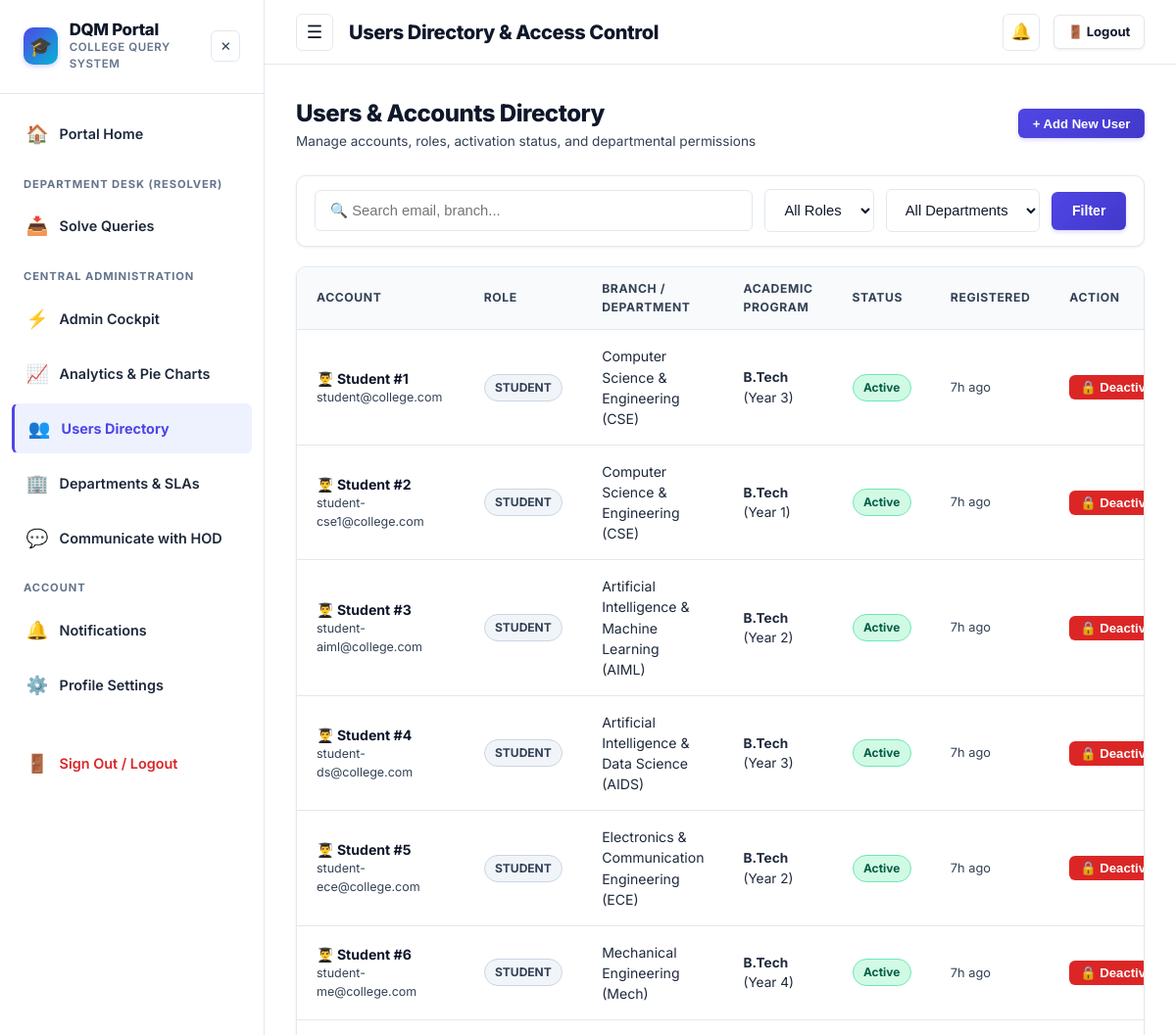
The app's page /admin/users (signed in, upper part), older data.
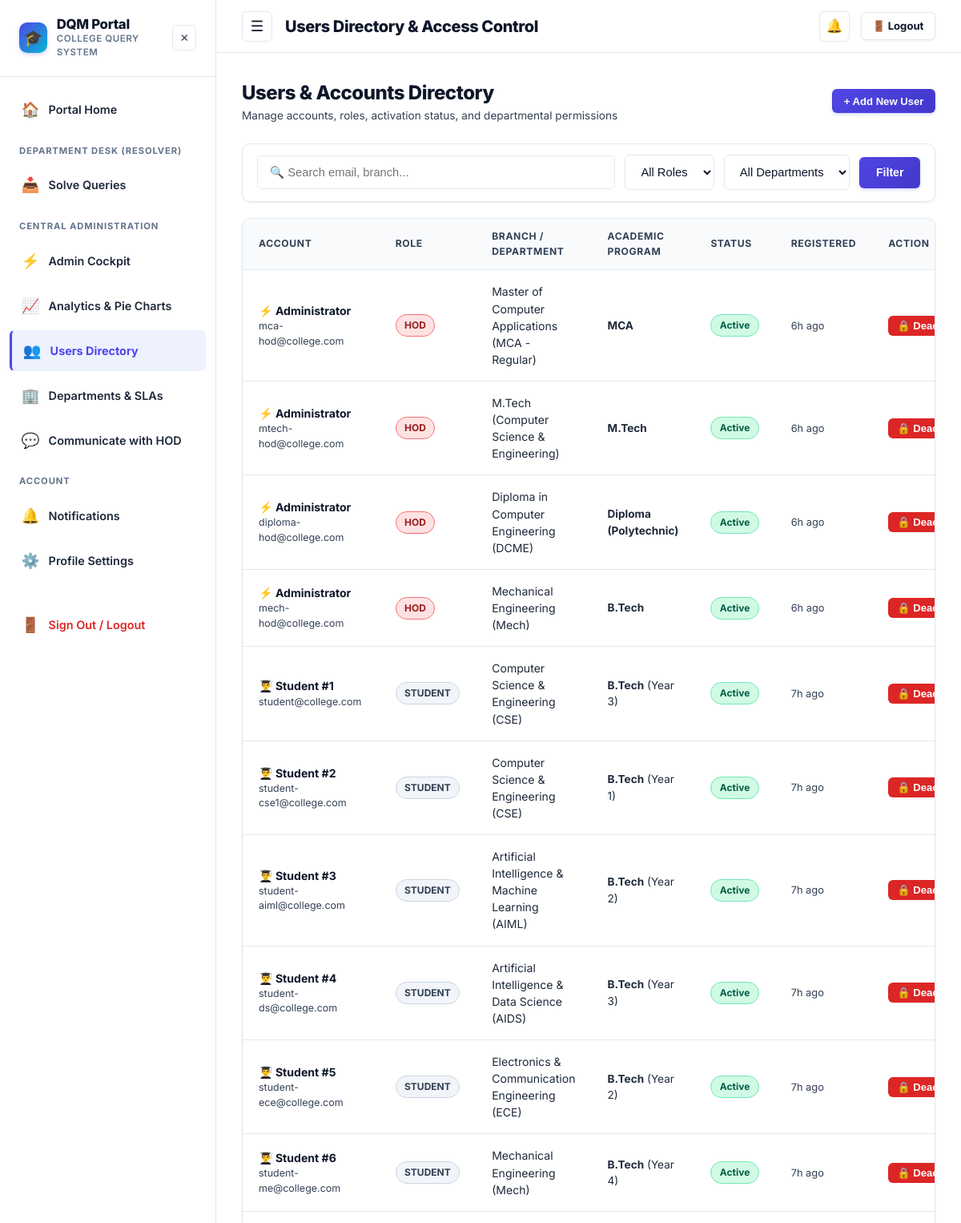
The same page, newer data.
### tables this page shows
CREATE TABLE users (
    id INTEGER PRIMARY KEY AUTOINCREMENT,
    name TEXT DEFAULT 'Anonymous User',
    email TEXT NOT NULL UNIQUE,
    password_hash TEXT NOT NULL,
    role TEXT NOT NULL DEFAULT 'student',
    level TEXT,
    department TEXT,
    course TEXT,
    year INTEGER,
    phone TEXT,
    roll_no TEXT,
    designation TEXT,
    is_active INTEGER DEFAULT 1,
    last_active_at TIMESTAMP DEFAULT CURRENT_TIMESTAMP,
    created_at TIMESTAMP DEFAULT CURRENT_TIMESTAMP
);

### app.py (the view, shortened to what this page needs)
@app.route('/admin/users', methods=['GET', 'POST'])
@login_required
@role_required(['admin'])
def admin_users():
    db = get_db()
    role_filter = request.args.get('role', '')
    dept_filter = request.args.get('department', '')
    search = request.args.get('search', '').strip()
    sql = "SELECT * FROM users WHERE 1=1"
    params = []
    if role_filter:
        sql += " AND role = ?"
        params.append(role_filter)
    if dept_filter:
        sql += " AND department = ?"
        params.append(dept_filter)
    if search:
        sql += " AND (name LIKE ? OR email LIKE ? OR roll_no LIKE ?)"
        term = f"%{search}%"
        params.extend([term, term, term])
    sql += " ORDER BY created_at DESC"
    users = db.execute(sql, params).fetchall()
    return render_template(
        'users.html',
        users=users,
        current_role=role_filter,
        current_dept=dept_filter,
        search=search
    )

### app.py (called while the page is built)
def login_required(f):
    @wraps(f)
    def decorated_function(*args, **kwargs):
        user = get_current_user()
        if not user:
            session.clear()
            flash('Please log in to access this page.', 'warning')
            return redirect(url_for('login', next=request.url))
        return f(*args, **kwargs)
    return decorated_function

def role_required(allowed_roles):
    def decorator(f):
        @wraps(f)
        def decorated_function(*args, **kwargs):
            user = get_current_user()
            if not user:
                session.clear()
                flash('Please log in to access this page.', 'warning')
                return redirect(url_for('login'))
            if user['role'] not in allowed_roles and user['role'] != 'admin':
                flash('You do not have permission to access that resource.', 'danger')
                return redirect(url_for('dashboard'))
            return f(*args, **kwargs)
        return decorated_function
    return decorator

def get_current_user():
    if 'user_id' in session:
        db = get_db()
        user = db.execute('SELECT * FROM users WHERE id = ?', (session['user_id'],)).fetchone()
        if not user or not user['is_active']:
            session.clear()
            return None
        return user
    return None

### database.py (called while the page is built)
def get_db():
    if 'db' not in g:
        g.db = sqlite3.connect(
            current_app.config['DATABASE'],
            detect_types=sqlite3.PARSE_DECLTYPES
        )
        g.db.row_factory = sqlite3.Row
        g.db.execute("PRAGMA foreign_keys = ON")
        check_and_migrate_db(g.db)
    return g.db

### templates/users.html (shortened to what this page needs)
{% extends 'base.html' %}
{% block page_title %}Users Directory & Access Control{% endblock %}
{% block content %}
<div style="max-width: 1200px; margin: 0 auto;">
  <div style="display: flex; justify-content: space-between; align-items: center; margin-bottom: 1.5rem; flex-wrap: wrap; gap: 1rem;">
    <div>
      <h1 style="font-size: 1.5rem; font-weight: 800; color: var(--text-main); margin: 0;">Users & Accounts Directory</h1>
      <p style="font-size: 0.85rem; color: var(--text-muted); margin: 0;">Manage accounts, roles, activation status, and departmental permissions</p>
    </div>
    <button type="button" class="btn btn-primary btn-sm" onclick="document.getElementById('createUserModal').style.display='block'">
      + Add New User
    </button>
  </div>
  <form method="GET" action="{{ url_for('admin_users') }}" class="filter-bar">
    <div style="flex-grow: 1; min-width: 240px;">
      <input type="text" name="search" class="form-control" placeholder="🔍 Search email, branch..." value="{{ search }}">
    </div>
    <div>
      <select name="role" class="form-control" onchange="this.form.submit()">
        <option value="">All Roles</option>
      </select>
    </div>
    <div>
      <select name="department" class="form-control" onchange="this.form.submit()">
        <option value="">All Departments</option>
      </select>
    </div>
    <button type="submit" class="btn btn-primary">Filter</button>
  </form>
  <div class="table-container">
    <table class="table">
      <thead>
        <tr>
          <th>Account</th>
          <th>Role</th>
          <th>Branch / Department</th>
          <th>Academic Program</th>
          <th>Status</th>
          <th>Registered</th>
          <th>Action</th>
        </tr>
      </thead>
      <tbody>
        {% if users %}
          {% for u in users %}
          <tr>
            <td>
              <div style="font-weight: 700; color: var(--text-main);">
                {% if u.role == 'student' %}👨‍🎓 Student #{{ u.id }}
                {% elif u.role == 'faculty' %}👩‍🏫 Faculty Member
                {% elif u.role == 'staff' %}🏢 Department Staff
                {% else %}⚡ Administrator{% endif %}
              </div>
              <div style="font-size: 0.78rem; color: var(--text-muted);">{{ u.email }}</div>
            </td>
            <td>
              <span class="badge badge-sm {% if u.role == 'student' %}badge-low{% elif u.role == 'faculty' %}badge-medium{% elif u.role == 'staff' %}badge-status-assigned{% else %}badge-urgent{% endif %}">
                {{ u.role | upper }}
              </span>
            </td>
            <td>{{ u.department or 'General Campus' }}</td>
            <td style="font-size: 0.85rem;">
              {% if u.course %}
                <strong>{{ u.course }}</strong> {% if u.year %}(Year {{ u.year }}){% endif %}
              {% else %}
                <span style="color: var(--text-muted);">—</span>
              {% endif %}
            </td>
            <td>
              {% if u.is_active %}
                <span class="badge badge-status-resolved">Active</span>
              {% else %}
                <span class="badge badge-status-reopened">Deactivated</span>
              {% endif %}
            </td>
            <td style="font-size: 0.8rem; color: var(--text-muted);">{{ u.created_at | timeago }}</td>
            <td>
              <form method="POST" action="{{ url_for('admin_users') }}" style="display: inline;">
                <button type="submit" class="btn {% if u.is_active %}btn-danger{% else %}btn-secondary{% endif %} btn-sm" style="padding: 4px 10px; font-weight: 600;">
                  {% if u.is_active %}🔒 Deactivate{% else %}🔓 Activate{% endif %}
                </button>
              </form>
            </td>
          </tr>
          {% endfor %}
        {% else %}
          <tr>
            <td colspan="7" style="text-align: center; padding: 2rem; color: var(--text-muted);">
              No users matching this search or filter criteria.
            </td>
          </tr>
        {% endif %}
      </tbody>
    </table>
  </div>
</div>
{% endblock %}

### templates/base.html (shortened to what this page needs)
<!DOCTYPE html>
<html lang="en">
<head>
  <link rel="stylesheet" href="{{ url_for('static', filename='css/style.css') }}">
</head>
<body data-user-role="{{ current_user.role if current_user else '' }}" data-user-dept="{{ current_user.department if current_user else '' }}" data-user-id="{{ current_user.id if current_user else '' }}">
  <div class="app-container">
    {% if current_user %}
    <aside class="sidebar" id="appSidebar">
      <div class="sidebar-header">
        <a href="{{ url_for('index') }}" class="sidebar-brand-wrapper" style="text-decoration: none; color: inherit;">
          <div class="sidebar-logo">🎓</div>
          <div class="sidebar-brand">
            <h2>DQM Portal</h2>
            <p>College Query System</p>
          </div>
        </a>
        <button type="button" class="sidebar-close-btn" id="sidebarCloseBtn" title="Close Navigation" aria-label="Close Navigation">
          ✕
        </button>
      </div>
      <nav class="sidebar-nav">
        <a href="{{ url_for('index') }}" class="nav-item {% if request.endpoint == 'index' %}active{% endif %}">
          <span class="icon">🏠</span> Portal Home
        </a>
        {% if current_user.role in ['staff', 'admin', 'faculty'] %}
        <div class="nav-section-title">Department Desk (Resolver)</div>
        <a href="{{ url_for('department_dashboard') }}" class="nav-item {% if request.endpoint == 'department_dashboard' %}active{% endif %}">
          <span class="icon">📥</span> Solve Queries
        </a>
        {% endif %}
        {% if current_user.role == 'admin' %}
        <div class="nav-section-title">Central Administration</div>
        <a href="{{ url_for('admin_dashboard') }}" class="nav-item {% if request.endpoint == 'admin_dashboard' %}active{% endif %}">
          <span class="icon">⚡</span> Admin Cockpit
        </a>
        <a href="{{ url_for('admin_analytics') }}" class="nav-item {% if request.endpoint == 'admin_analytics' %}active{% endif %}">
          <span class="icon">📈</span> Analytics & Pie Charts
        </a>
        <a href="{{ url_for('admin_users') }}" class="nav-item {% if request.endpoint == 'admin_users' %}active{% endif %}">
          <span class="icon">👥</span> Users Directory
        </a>
        <a href="{{ url_for('admin_departments') }}" class="nav-item {% if request.endpoint == 'admin_departments' %}active{% endif %}">
          <span class="icon">🏢</span> Departments & SLAs
        </a>
        <a href="{{ url_for('admin_communicate_hod') }}" class="nav-item {% if request.endpoint == 'admin_communicate_hod' %}active{% endif %}">
          <span class="icon">💬</span> Communicate with HOD
        </a>
        {% endif %}
        <div class="nav-section-title">Account</div>
        <a href="{{ url_for('notifications') }}" class="nav-item {% if request.endpoint == 'notifications' %}active{% endif %}">
          <span class="icon">🔔</span> Notifications
        </a>
        <a href="{{ url_for('profile') }}" class="nav-item {% if request.endpoint == 'profile' %}active{% endif %}">
          <span class="icon">⚙️</span> Profile Settings
        </a>
        <a href="{{ url_for('logout') }}" class="nav-item nav-item-logout" style="margin-top: 1.5rem;">
          <span class="icon">🚪</span> Sign Out / Logout
        </a>
      </nav>
    </aside>
    {% endif %}
    <div class="main-content">
      {% if current_user %}
      <header class="topbar">
        <div class="topbar-left">
          <button class="sidebar-toggle-btn" id="sidebarToggle" title="Toggle Navigation Menu" aria-label="Toggle Navigation Menu">
            ☰
          </button>
          <div class="topbar-title">{% block page_title %}Dashboard{% endblock %}</div>
        </div>
        <div class="topbar-right">
          <div class="notif-wrapper">
            <button class="notif-btn" id="notifBtn" aria-label="Notifications" title="Notifications">
              🔔
            </button>
          </div>
          <a href="{{ url_for('logout') }}" class="btn btn-secondary btn-sm" title="Sign Out of Portal" style="font-weight: 700;">
            🚪 Logout
          </a>
        </div>
      </header>
      {% endif %}
      <main class="page-body">
        {% block content %}{% endblock %}
      </main>
    </div>
  </div>
</body>
</html>

Row changes from the older to the newer data that the page shows:
added users: shows "⚡ Administrator", email "mca-hod@college.com", role "HOD", department "Master of Computer Applications (MCA - Regular)", course "MCA", is_active "Active", created_at "6h ago"
added users: shows "⚡ Administrator", email "mtech-hod@college.com", role "HOD", department "M.Tech (Computer Science & Engineering)", course "M.Tech", is_active "Active", created_at "6h ago"
added users: shows "⚡ Administrator", email "diploma-hod@college.com", role "HOD", department "Diploma in Computer Engineering (DCME)", course "Diploma (Polytechnic)", is_active "Active", created_at "6h ago"
added users: shows "⚡ Administrator", email "mech-hod@college.com", role "HOD", department "Mechanical Engineering (Mech)", course "B.Tech", is_active "Active", created_at "6h ago"
